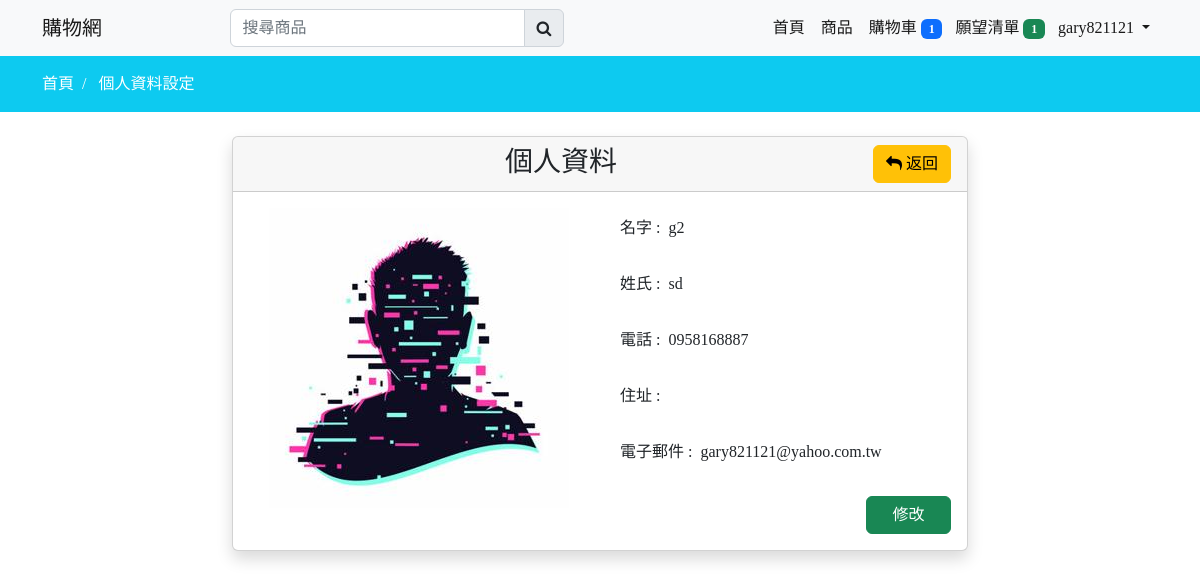
The app's page /profile/ (signed in) with its own data.
### mainapp/models.py (models this page shows, shortened)
class Profile(models.Model):
    user = models.OneToOneField(User,on_delete=models.CASCADE,null=True,blank=True)
    first_name = models.CharField(max_length=150,null=True,blank=True)
    last_name = models.CharField(max_length=150,null=True,blank=True)
    phone = models.CharField(max_length=150,null=True,blank=True)
    address = models.CharField(max_length=150,null=True,blank=True)
    email = models.EmailField(max_length=150,null=True,blank=True)
    profile_image = models.ImageField(upload_to=get_profile_file_path,null=True,blank=True)
    create_at = models.DateTimeField(auto_now_add=True)
    @property
    def cart_item_total(self):
        total = len(self.cart_set.all())
        return total
    @property
    def wishlist_item_total(self):
        total = len(self.wishlist_set.all())
        return total
    @property
    def profile_imageURL(self):
        try:
            url = self.profile_image.url
        except:
            url = 'images/profile.jpg'
        return url

class Cart(models.Model):
    user = models.ForeignKey(Profile,on_delete=models.CASCADE)
    product = models.ForeignKey(Product,on_delete=models.CASCADE)
    product_qty = models.IntegerField(null=False,blank=False)
    create_at = models.DateTimeField(auto_now_add=True)

class Wishlist(models.Model):
    user = models.ForeignKey(Profile,on_delete=models.CASCADE)
    product = models.ForeignKey(Product,on_delete=models.CASCADE)
    create_at = models.DateTimeField(auto_now_add=True)

### mainapp/controller/auth.py (the view)
# urls.py: path('profile/',auth.profile, name='profile'),
@login_required
def profile(request):
    profile = Profile.objects.get(user=request.user)
    return render(request,'store/auth/profile.html',locals())

### mainapp/templates/store/auth/profile.html (shortened to what this page needs)
{% extends 'store/layouts/main.html' %}
{% load static %}
{% block content %}
<div class="py-3 bg-info">
    <div class="container">
        <a class="text-white" href="{% url 'home' %}">首頁 &nbsp;/ &nbsp;</a>
        <a class="text-white" href="{% url 'profile' %}">個人資料設定</a>
    </div>
</div>
<div class="container mt-4">
    <div class="row">
        <div class="col-md-8 mx-auto">
            <div class="card shadow">
                <div class="card-header">
                    <h3 class="mb-0 text-center">
                        個人資料
                        <a href="{% url 'home' %}" class="btn btn-warning float-end">
                            <i class="fa fa-reply"></i> 返回
                        </a>
                    </h3>
                </div>
                <div class="card-body">
                    <div class="row">
                        <div class="col-md-6 text-center">
                            <img src="{% static profile.profile_imageURL %}" width="300px" alt="Profile_image">
                        </div>
                        <div class="col-md-6">
                            <p class="p-2">名字 : &nbsp;{{profile.first_name}}</p>
                            <p class="p-2">姓氏 : &nbsp;{{profile.last_name}}</p>
                            <p class="p-2">電話 : {% if profile.phone %}&nbsp;{{profile.phone}}{% endif%}</p>
                            <p class="p-2">住址 : {% if profile.address %}&nbsp;{{profile.address}}{% endif%}</p>
                            <p class="p-2">電子郵件 : &nbsp;{{profile.email}}</p>
                            <a href="{% url 'profile_setting' %}" class="btn btn-success float-end mt-2 w-25">修改</a>
                        </div>
                    </div>
                </div>
            </div>
        </div>
    </div>
</div>
{% endblock content %}

### mainapp/templates/store/inc/navbar.html (shortened to what this page needs)
<nav class="navbar navbar-expand-lg bg-light" id="item_count">
    <div class="container">
      <a class="navbar-brand" href="{% url 'home' %}">購物網</a>
      <div class="search-bar">
        <form action="{% url 'search_product' %}" method="POST">
          <div class="input-group">
            <input type="search" class="form-control" id="search_product" name="search_product" placeholder="搜尋商品" required>
            <button class="input-group-text"><i class="fa fa-search"></i></button>
          </div>
      </form>
      </div>
      <div class="collapse navbar-collapse" id="navbarNav">
        <ul class="navbar-nav ms-auto">
          <li class="nav-item">
            <a class="nav-link active {% if request.resolver_match.url_name == 'home' %}navactive{% endif %}" aria-current="page" href="{% url 'home' %}">首頁</a>
          </li>
          <li class="nav-item">
            <a class="nav-link active {% if request.resolver_match.url_name == 'collections' %}navactive{% endif %}" href="{% url 'collections' %}">商品</a>
          </li>
          <li class="nav-item">
            <a class="nav-link active {% if request.resolver_match.url_name == 'cart' %}navactive{% endif %}" aria-current="page" href="{% url 'cart' %}">
              購物車
              {% if profile.cart_item_total > 0 %}
              <span class="badge badge-pill bg-primary cart-count" style="margin-right: -3px;">{{profile.cart_item_total}}</span>
              {% endif %}
            </a>
          </li>
          <li class="nav-item">
            <a class="nav-link active {% if request.resolver_match.url_name == 'wishlist' %}navactive{% endif %}" aria-current="page" href="{% url 'wishlist' %}">
              願望清單
              {% if profile.wishlist_item_total > 0 %}
              <span class="badge badge-pill bg-success wishlist-count" style="margin-right: -3px;">{{profile.wishlist_item_total}}</span>
              {% endif %}
            </a>
          </li>
          {% if request.user.is_authenticated %}
          <li class="nav-item dropdown">
            <a class="nav-link dropdown-toggle active ints"
            href="#" role="button" data-bs-toggle="dropdown" aria-expanded="false">
              {{request.user}}
            </a>
          </li>
          {% else %}
          <li class="nav-item">
            <a class="nav-link" href="{% url 'login' %}">登入</a>
          </li>
          {% endif  %}
        </ul>
      </div>
    </div>
  </nav>

### static/css/custom.css (style rules this page uses)
.search-bar { width: 30% !important; margin-left: 10%; }

### mainapp/templates/store/layouts/main.html (style rules this page uses)
* { font-family: 'Noto Serif TC', serif; }
a { text-decoration: none; }

### records on screen
Profile: cart_item_total "1", wishlist_item_total "1", profile_image (placeholder picture), first_name "g2", last_name "sd", phone "0958168887", email "gary821121@yahoo.com.tw"

### other values on screen
{{ request.user }} "gary821121"
